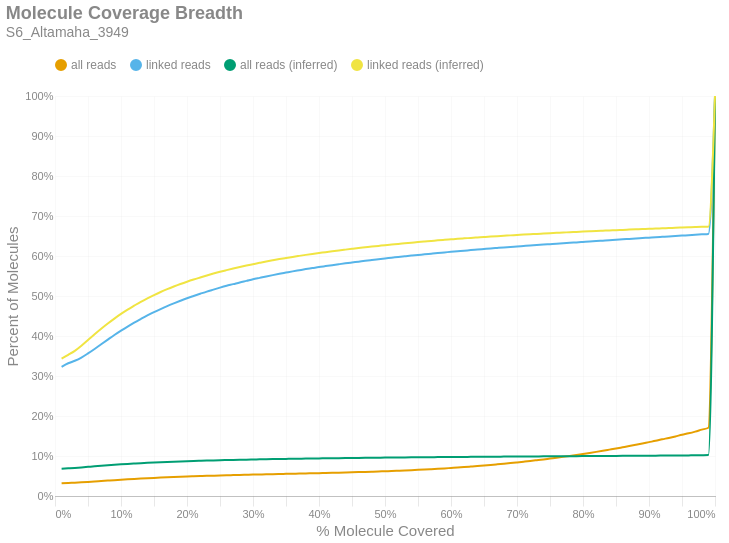

Notebook code cell kept with this figure:
### Markdown cell above
### Molecule Read Coverage
This chart shows molecule coverage breadth as computed by the number of bases aligned to that molecule. In other words, "*how much of each unique long molecule is actually sequenced/aligned?*" Keep in mind there is a distinction between sequences and alignments, since some sequences belonging to a particular molecule may not align well and wouldn't appear in the alignment data. This chart also shows molecule coverage breadth as computed by the *inferred fragment* from which the aligned sequences originate. Unlike read coverage, this calculation takes into account the total insert size, including unsequenced gaps between the forward and reverse reads. Like the previous figures, these are cumulative percents.

### Code cell
if SKIPLR:
    print_html(f"Skipped")
else:
    binned_df = consolidated_hist(valids['coverage_bp'], mask, 0.01, True)
    binned_df_inf = consolidated_hist(valids['coverage_inserts'], mask, 0.01, True)
    binned_df = binned_df.with_columns(pl.lit(binned_df_inf['all reads (cumsum)']).alias('all reads (inferred)'))
    binned_df = binned_df.with_columns(pl.lit(binned_df_inf['linked reads (cumsum)']).alias('linked reads (inferred)'))
    binned_df = binned_df.with_columns(
        (pl.col('bin').cast(pl.Float64) + 0.01).alias('right_edge')
    )

    with SafeRender(binned_df):
        (
            density_plot(binned_df, 'Molecule Coverage Breadth', samplename, 'molcov', ['all reads (inferred)','linked reads (inferred)'])
            .encode(
                #x=alt.X('bin:Q', title="% Molecule Covered").axis(format = '%').scale(padding=0),
                x=alt.X('right_edge:Q', title="% Molecule Covered").axis(format='%').scale(padding=0),
                y=alt.Y('value:Q', title='Percent of Molecules')
                    .axis(format='%')
                    .stack(False)
                    .scale(domainMin=0, padding=0),
                color=alt.Color("key:N").scale(domain = ["all reads", "linked reads", "all reads (inferred)", "linked reads (inferred)"]),
                tooltip = [
                    alt.Tooltip("key:N", title = "Data Type"),
                    alt.Tooltip("range_label:N", title="% Molecule Covered"),
                    alt.Tooltip("value:Q", format = ".2%", title="% Molecules")
                ]
            )
        ).display()

### Figure 1 — Vega-Lite specification as saved in the notebook (floating-point values rounded to 4 significant figures)
{"width": "container", "height": 400, "config": {"title": {"anchor": "start", "dy": -15, "fontSize": 18, "color": "#888888", "subtitleColor": "#888888", "subtitleFontSize": 14}, "arc": {"fill": "#0072B2"}, "axis": {"domainColor": "#888888", "domainWidth": 0.5, "gridWidth": 0.2, "grid": false, "titleFontWeight": 400, "titleFontSize": 15, "labelFontSize": 11, "labelColor": "#888888", "tickColor": "#888888", "tickWidth": 0.2, "titleColor": "#888888"}, "axisBand": {"grid": false}, "axisX": {"grid": true, "tickSize": 10, "domainCap": "round"}, "axisY": {"domain": false, "grid": true, "tickSize": 0, "domainCap": "round"}, "background": "transparent", "header": {"labelFontSize": 15, "labelColor": "#888888", "titleFontSize": 15, "titleFontWeight": 600, "titleColor": "#888888"}, "legend": {"labelFont": "sans-serif", "labelFontSize": 12, "labelColor": "#888888", "symbolSize": 100, "symbolType": "circle", "titleFontSize": 12, "titlePadding": 10, "titleColor": "#888888", "title": null, "orient": "top"}, "range": {"category": ["#E69F00", "#56B4E9", "#009E73", "#F0E442", "#0072B2", "#D55E00", "#CC79A7", "#000000"], "diverging": ["#cfe8f3", "#a2d4ec", "#73bfe2", "#46abdb", "#1696d2", "#12719e"]}, "area": {"fill": "#0072B2", "fillOpacity": 0.7, "line": true, "strokeOpacity": 0.7}, "line": {"color": "#0072B2", "stroke": "#0072B2", "strokeWidth": 2}, "trail": {"color": "#0072B2", "stroke": "#0072B2", "strokeWidth": 0, "size": 1}, "point": {"filled": true, "fillOpacity": 1.0, "size": 95}, "text": {"color": "#888888", "fontSize": 11, "align": "right", "fontWeight": 400, "size": 11}, "bar": {"fill": "#0072B2", "stroke": null}, "view": {"stroke": null, "continuousWidth": 660, "continuousHeight": 400}}, "data": {"name": "data-32244487064d6bef87c73fc7972c183f"}, "mark": {"type": "line", "interpolate": "monotone", "point": {"opacity": 0, "size": 275}}, "encoding": {"color": {"field": "key", "scale": {"domain": ["all reads", "linked reads", "all reads (inferred)", "linked reads (inferred)"]}, "type": "nominal"}, "tooltip": [{"field": "key", "title": "Data Type", "type": "nominal"}, {"field": "range_label", "title": "% Molecule Covered", "type": "nominal"}, {"field": "value", "format": ".2%", "title": "% Molecules", "type": "quantitative"}], "x": {"axis": {"format": "%"}, "field": "right_edge", "scale": {"padding": 0}, "title": "% Molecule Covered", "type": "quantitative"}, "y": {"axis": {"format": "%"}, "field": "value", "scale": {"domainMin": 0, "padding": 0}, "stack": false, "title": "Percent of Molecules", "type": "quantitative"}}, "params": [{"name": "param_c36ac31b6afebe62", "select": {"type": "point", "fields": ["key"]}, "bind": "legend"}], "title": {"text": "Molecule Coverage Breadth", "subtitle": "S6_Altamaha_3949"}, "transform": [{"fold": ["all reads (cumsum)", "linked reads (cumsum)", "all reads (inferred)", "linked reads (inferred)"]}, {"calculate": "replace(datum.key, ' (cumsum)', '')", "as": "key"}, {"filter": {"param": "param_c36ac31b6afebe62"}}], "usermeta": {"embedOptions": {"downloadFileName": "S6_Altamaha_3949.molcov"}}, "$schema": "https://vega.github.io/schema/vega-lite/v6.1.0.json", "datasets": {"data-32244487064d6bef87c73fc7972c183f": [{"bin": "0.0", "interval": "0.0-0.01", "all reads": 0.0317, "linked reads": 0.3229, "all reads (cumsum)": 0.0317, "linked reads (cumsum)": 0.3229, "range_label": "0.0-0.01", "all reads (inferred)": 0.06831, "linked reads (inferred)": 0.3435, "right_edge": 0.01}, {"bin": "0.01", "interval": "0.01-0.02", "all reads": 0.0009112, "linked reads": 0.008913, "all reads (cumsum)": 0.03261, "linked reads (cumsum)": 0.3318, "range_label": "0.01-0.02", "all reads (inferred)": 0.06925, "linked reads (inferred)": 0.3529, "right_edge": 0.02}, {"bin": "0.02", "interval": "0.02-0.03", "all reads": 0.000658, "linked reads": 0.006231, "all reads (cumsum)": 0.03327, "linked reads (cumsum)": 0.338, "range_label": "0.02-0.03", "all reads (inferred)": 0.07024, "linked reads (inferred)": 0.3629, "right_edge": 0.03}, {"bin": "0.03", "interval": "0.03-0.04", "all reads": 0.0008326, "linked reads": 0.008116, "all reads (cumsum)": 0.0341, "linked reads (cumsum)": 0.3462, "range_label": "0.03-0.04", "all reads (inferred)": 0.0715, "linked reads (inferred)": 0.3758, "right_edge": 0.04}, {"bin": "0.04", "interval": "0.04-0.05", "all reads": 0.001026, "linked reads": 0.0103, "all reads (cumsum)": 0.03513, "linked reads (cumsum)": 0.3565, "range_label": "0.04-0.05", "all reads (inferred)": 0.07289, "linked reads (inferred)": 0.39, "right_edge": 0.05}, {"bin": "0.05", "interval": "0.05-0.06", "all reads": 0.001112, "linked reads": 0.01112, "all reads (cumsum)": 0.03624, "linked reads (cumsum)": 0.3676, "range_label": "0.05-0.06", "all reads (inferred)": 0.07428, "linked reads (inferred)": 0.4043, "right_edge": 0.06}, {"bin": "0.06", "interval": "0.06-0.07", "all reads": 0.001157, "linked reads": 0.01177, "all reads (cumsum)": 0.0374, "linked reads (cumsum)": 0.3793, "range_label": "0.06-0.07", "all reads (inferred)": 0.07563, "linked reads (inferred)": 0.4182, "right_edge": 0.07}, {"bin": "0.07", "interval": "0.07-0.08", "all reads": 0.001143, "linked reads": 0.01168, "all reads (cumsum)": 0.03854, "linked reads (cumsum)": 0.391, "range_label": "0.07-0.08", "all reads (inferred)": 0.07689, "linked reads (inferred)": 0.4312, "right_edge": 0.08}, {"bin": "0.08", "interval": "0.08-0.09", "all reads": 0.001133, "linked reads": 0.01152, "all reads (cumsum)": 0.03967, "linked reads (cumsum)": 0.4025, "range_label": "0.08-0.09", "all reads (inferred)": 0.07808, "linked reads (inferred)": 0.4435, "right_edge": 0.09}, {"bin": "0.09", "interval": "0.09-0.1", "all reads": 0.001057, "linked reads": 0.01072, "all reads (cumsum)": 0.04073, "linked reads (cumsum)": 0.4133, "range_label": "0.09-0.1", "all reads (inferred)": 0.07921, "linked reads (inferred)": 0.4552, "right_edge": 0.1}, {"bin": "0.1", "interval": "0.1-0.11", "all reads": 0.001019, "linked reads": 0.01039, "all reads (cumsum)": 0.04175, "linked reads (cumsum)": 0.4237, "range_label": "0.1-0.11", "all reads (inferred)": 0.08024, "linked reads (inferred)": 0.4659, "right_edge": 0.11}, {"bin": "0.11", "interval": "0.11-0.12", "all reads": 0.0009571, "linked reads": 0.009734, "all reads (cumsum)": 0.04271, "linked reads (cumsum)": 0.4334, "range_label": "0.11-0.12", "all reads (inferred)": 0.0812, "linked reads (inferred)": 0.4759, "right_edge": 0.12}, {"bin": "0.12", "interval": "0.12-0.13", "all reads": 0.0008993, "linked reads": 0.009102, "all reads (cumsum)": 0.04361, "linked reads (cumsum)": 0.4425, "range_label": "0.12-0.13", "all reads (inferred)": 0.08214, "linked reads (inferred)": 0.4856, "right_edge": 0.13}, {"bin": "0.13", "interval": "0.13-0.14", "all reads": 0.000863, "linked reads": 0.008844, "all reads (cumsum)": 0.04447, "linked reads (cumsum)": 0.4513, "range_label": "0.13-0.14", "all reads (inferred)": 0.08298, "linked reads (inferred)": 0.4943, "right_edge": 0.14}, {"bin": "0.14", "interval": "0.14-0.15", "all reads": 0.0008157, "linked reads": 0.008322, "all reads (cumsum)": 0.04529, "linked reads (cumsum)": 0.4597, "range_label": "0.14-0.15", "all reads (inferred)": 0.08376, "linked reads (inferred)": 0.5024, "right_edge": 0.15}, {"bin": "0.15", "interval": "0.15-0.16", "all reads": 0.0007628, "linked reads": 0.007742, "all reads (cumsum)": 0.04605, "linked reads (cumsum)": 0.4674, "range_label": "0.15-0.16", "all reads (inferred)": 0.0845, "linked reads (inferred)": 0.51, "right_edge": 0.16}, {"bin": "0.16", "interval": "0.16-0.17", "all reads": 0.0007289, "linked reads": 0.00741, "all reads (cumsum)": 0.04678, "linked reads (cumsum)": 0.4748, "range_label": "0.16-0.17", "all reads (inferred)": 0.08518, "linked reads (inferred)": 0.517, "right_edge": 0.17}, {"bin": "0.17", "interval": "0.17-0.18", "all reads": 0.0006713, "linked reads": 0.006811, "all reads (cumsum)": 0.04745, "linked reads (cumsum)": 0.4816, "range_label": "0.17-0.18", "all reads (inferred)": 0.08582, "linked reads (inferred)": 0.5236, "right_edge": 0.18}, {"bin": "0.18", "interval": "0.18-0.19", "all reads": 0.0006466, "linked reads": 0.006514, "all reads (cumsum)": 0.0481, "linked reads (cumsum)": 0.4881, "range_label": "0.18-0.19", "all reads (inferred)": 0.08643, "linked reads (inferred)": 0.5299, "right_edge": 0.19}, {"bin": "0.19", "interval": "0.19-0.2", "all reads": 0.0006163, "linked reads": 0.006228, "all reads (cumsum)": 0.04871, "linked reads (cumsum)": 0.4944, "range_label": "0.19-0.2", "all reads (inferred)": 0.087, "linked reads (inferred)": 0.5358, "right_edge": 0.2}, {"bin": "0.2", "interval": "0.2-0.21", "all reads": 0.0005626, "linked reads": 0.005646, "all reads (cumsum)": 0.04927, "linked reads (cumsum)": 0.5, "range_label": "0.2-0.21", "all reads (inferred)": 0.08752, "linked reads (inferred)": 0.5412, "right_edge": 0.21}, {"bin": "0.21", "interval": "0.21-0.22", "all reads": 0.0005494, "linked reads": 0.00552, "all reads (cumsum)": 0.04982, "linked reads (cumsum)": 0.5055, "range_label": "0.21-0.22", "all reads (inferred)": 0.08801, "linked reads (inferred)": 0.5463, "right_edge": 0.22}, {"bin": "0.22", "interval": "0.22-0.23", "all reads": 0.0005418, "linked reads": 0.005459, "all reads (cumsum)": 0.05037, "linked reads (cumsum)": 0.511, "range_label": "0.22-0.23", "all reads (inferred)": 0.08849, "linked reads (inferred)": 0.5512, "right_edge": 0.23}, {"bin": "0.23", "interval": "0.23-0.24", "all reads": 0.0004988, "linked reads": 0.004981, "all reads (cumsum)": 0.05086, "linked reads (cumsum)": 0.516, "range_label": "0.23-0.24", "all reads (inferred)": 0.08896, "linked reads (inferred)": 0.5561, "right_edge": 0.24}, {"bin": "0.24", "interval": "0.24-0.25", "all reads": 0.0004928, "linked reads": 0.004921, "all reads (cumsum)": 0.05136, "linked reads (cumsum)": 0.5209, "range_label": "0.24-0.25", "all reads (inferred)": 0.0894, "linked reads (inferred)": 0.5606, "right_edge": 0.25}, {"bin": "0.25", "interval": "0.25-0.26", "all reads": 0.0004666, "linked reads": 0.004607, "all reads (cumsum)": 0.05182, "linked reads (cumsum)": 0.5255, "range_label": "0.25-0.26", "all reads (inferred)": 0.08979, "linked reads (inferred)": 0.5647, "right_edge": 0.26}, {"bin": "0.26", "interval": "0.26-0.27", "all reads": 0.0004225, "linked reads": 0.00414, "all reads (cumsum)": 0.05225, "linked reads (cumsum)": 0.5296, "range_label": "0.26-0.27", "all reads (inferred)": 0.09018, "linked reads (inferred)": 0.5687, "right_edge": 0.27}, {"bin": "0.27", "interval": "0.27-0.28", "all reads": 0.0004358, "linked reads": 0.004308, "all reads (cumsum)": 0.05268, "linked reads (cumsum)": 0.5339, "range_label": "0.27-0.28", "all reads (inferred)": 0.09055, "linked reads (inferred)": 0.5724, "right_edge": 0.28}, {"bin": "0.28", "interval": "0.28-0.29", "all reads": 0.0003987, "linked reads": 0.003822, "all reads (cumsum)": 0.05308, "linked reads (cumsum)": 0.5378, "range_label": "0.28-0.29", "all reads (inferred)": 0.0909, "linked reads (inferred)": 0.576, "right_edge": 0.29}, {"bin": "0.29", "interval": "0.29-0.3", "all reads": 0.0004054, "linked reads": 0.003915, "all reads (cumsum)": 0.05349, "linked reads (cumsum)": 0.5417, "range_label": "0.29-0.3", "all reads (inferred)": 0.09123, "linked reads (inferred)": 0.5795, "right_edge": 0.3}, {"bin": "0.3", "interval": "0.3-0.31", "all reads": 0.0003826, "linked reads": 0.00358, "all reads (cumsum)": 0.05387, "linked reads (cumsum)": 0.5453, "range_label": "0.3-0.31", "all reads (inferred)": 0.09157, "linked reads (inferred)": 0.5829, "right_edge": 0.31}, {"bin": "0.31", "interval": "0.31-0.32", "all reads": 0.0003839, "linked reads": 0.00355, "all reads (cumsum)": 0.05425, "linked reads (cumsum)": 0.5488, "range_label": "0.31-0.32", "all reads (inferred)": 0.09189, "linked reads (inferred)": 0.5863, "right_edge": 0.32}, {"bin": "0.32", "interval": "0.32-0.33", "all reads": 0.0003709, "linked reads": 0.003429, "all reads (cumsum)": 0.05462, "linked reads (cumsum)": 0.5522, "range_label": "0.32-0.33", "all reads (inferred)": 0.09219, "linked reads (inferred)": 0.5893, "right_edge": 0.33}, {"bin": "0.33", "interval": "0.33-0.34", "all reads": 0.0003626, "linked reads": 0.003234, "all reads (cumsum)": 0.05499, "linked reads (cumsum)": 0.5555, "range_label": "0.33-0.34", "all reads (inferred)": 0.09248, "linked reads (inferred)": 0.5922, "right_edge": 0.34}, {"bin": "0.34", "interval": "0.34-0.35", "all reads": 0.00036, "linked reads": 0.003066, "all reads (cumsum)": 0.05535, "linked reads (cumsum)": 0.5585, "range_label": "0.34-0.35", "all reads (inferred)": 0.09275, "linked reads (inferred)": 0.595, "right_edge": 0.35}, {"bin": "0.35", "interval": "0.35-0.36", "all reads": 0.000367, "linked reads": 0.003061, "all reads (cumsum)": 0.05571, "linked reads (cumsum)": 0.5616, "range_label": "0.35-0.36", "all reads (inferred)": 0.09302, "linked reads (inferred)": 0.5978, "right_edge": 0.36}, {"bin": "0.36", "interval": "0.36-0.37", "all reads": 0.0003525, "linked reads": 0.00283, "all reads (cumsum)": 0.05607, "linked reads (cumsum)": 0.5644, "range_label": "0.36-0.37", "all reads (inferred)": 0.09327, "linked reads (inferred)": 0.6003, "right_edge": 0.37}, {"bin": "0.37", "interval": "0.37-0.38", "all reads": 0.0003834, "linked reads": 0.002802, "all reads (cumsum)": 0.05645, "linked reads (cumsum)": 0.5672, "range_label": "0.37-0.38", "all reads (inferred)": 0.09351, "linked reads (inferred)": 0.6028, "right_edge": 0.38}, {"bin": "0.38", "interval": "0.38-0.39", "all reads": 0.0003535, "linked reads": 0.00255, "all reads (cumsum)": 0.0568, "linked reads (cumsum)": 0.5698, "range_label": "0.38-0.39", "all reads (inferred)": 0.09375, "linked reads (inferred)": 0.6052, "right_edge": 0.39}, {"bin": "0.39", "interval": "0.39-0.4", "all reads": 0.0003826, "linked reads": 0.002632, "all reads (cumsum)": 0.05719, "linked reads (cumsum)": 0.5724, "range_label": "0.39-0.4", "all reads (inferred)": 0.09398, "linked reads (inferred)": 0.6074, "right_edge": 0.4}, {"bin": "0.4", "interval": "0.4-0.41", "all reads": 0.0003624, "linked reads": 0.002305, "all reads (cumsum)": 0.05755, "linked reads (cumsum)": 0.5747, "range_label": "0.4-0.41", "all reads (inferred)": 0.09419, "linked reads (inferred)": 0.6096, "right_edge": 0.41}, {"bin": "0.41", "interval": "0.41-0.42", "all reads": 0.0003782, "linked reads": 0.002302, "all reads (cumsum)": 0.05793, "linked reads (cumsum)": 0.577, "range_label": "0.41-0.42", "all reads (inferred)": 0.09441, "linked reads (inferred)": 0.6118, "right_edge": 0.42}, {"bin": "0.42", "interval": "0.42-0.43", "all reads": 0.000416, "linked reads": 0.002349, "all reads (cumsum)": 0.05834, "linked reads (cumsum)": 0.5794, "range_label": "0.42-0.43", "all reads (inferred)": 0.09462, "linked reads (inferred)": 0.6139, "right_edge": 0.43}, {"bin": "0.43", "interval": "0.43-0.44", "all reads": 0.0004288, "linked reads": 0.002291, "all reads (cumsum)": 0.05877, "linked reads (cumsum)": 0.5817, "range_label": "0.43-0.44", "all reads (inferred)": 0.09483, "linked reads (inferred)": 0.6159, "right_edge": 0.44}, {"bin": "0.44", "interval": "0.44-0.45", "all reads": 0.0004492, "linked reads": 0.002137, "all reads (cumsum)": 0.05922, "linked reads (cumsum)": 0.5838, "range_label": "0.44-0.45", "all reads (inferred)": 0.09502, "linked reads (inferred)": 0.6179, "right_edge": 0.45}, {"bin": "0.45", "interval": "0.45-0.46", "all reads": 0.000478, "linked reads": 0.002094, "all reads (cumsum)": 0.0597, "linked reads (cumsum)": 0.5859, "range_label": "0.45-0.46", "all reads (inferred)": 0.09522, "linked reads (inferred)": 0.6199, "right_edge": 0.46}, {"bin": "0.46", "interval": "0.46-0.47", "all reads": 0.0004985, "linked reads": 0.002148, "all reads (cumsum)": 0.0602, "linked reads (cumsum)": 0.588, "range_label": "0.46-0.47", "all reads (inferred)": 0.0954, "linked reads (inferred)": 0.6217, "right_edge": 0.47}, {"bin": "0.47", "interval": "0.47-0.48", "all reads": 0.0005208, "linked reads": 0.001992, "all reads (cumsum)": 0.06072, "linked reads (cumsum)": 0.59, "range_label": "0.47-0.48", "all reads (inferred)": 0.09559, "linked reads (inferred)": 0.6235, "right_edge": 0.48}, {"bin": "0.48", "interval": "0.48-0.49", "all reads": 0.000547, "linked reads": 0.001959, "all reads (cumsum)": 0.06126, "linked reads (cumsum)": 0.592, "range_label": "0.48-0.49", "all reads (inferred)": 0.09576, "linked reads (inferred)": 0.6252, "right_edge": 0.49}, {"bin": "0.49", "interval": "0.49-0.5", "all reads": 0.0006243, "linked reads": 0.001959, "all reads (cumsum)": 0.06189, "linked reads (cumsum)": 0.5939, "range_label": "0.49-0.5", "all reads (inferred)": 0.09595, "linked reads (inferred)": 0.6271, "right_edge": 0.5}, {"bin": "0.5", "interval": "0.5-0.51", "all reads": 0.000573, "linked reads": 0.001714, "all reads (cumsum)": 0.06246, "linked reads (cumsum)": 0.5957, "range_label": "0.5-0.51", "all reads (inferred)": 0.09611, "linked reads (inferred)": 0.6286, "right_edge": 0.51}, {"bin": "0.51", "interval": "0.51-0.52", "all reads": 0.0006638, "linked reads": 0.001915, "all reads (cumsum)": 0.06313, "linked reads (cumsum)": 0.5976, "range_label": "0.51-0.52", "all reads (inferred)": 0.09626, "linked reads (inferred)": 0.6301, "right_edge": 0.52}, {"bin": "0.52", "interval": "0.52-0.53", "all reads": 0.0006757, "linked reads": 0.001701, "all reads (cumsum)": 0.0638, "linked reads (cumsum)": 0.5993, "range_label": "0.52-0.53", "all reads (inferred)": 0.09643, "linked reads (inferred)": 0.6317, "right_edge": 0.53}, {"bin": "0.53", "interval": "0.53-0.54", "all reads": 0.0007364, "linked reads": 0.00169, "all reads (cumsum)": 0.06454, "linked reads (cumsum)": 0.601, "range_label": "0.53-0.54", "all reads (inferred)": 0.09659, "linked reads (inferred)": 0.6332, "right_edge": 0.54}, {"bin": "0.54", "interval": "0.54-0.55", "all reads": 0.0007893, "linked reads": 0.001657, "all reads (cumsum)": 0.06533, "linked reads (cumsum)": 0.6026, "range_label": "0.54-0.55", "all reads (inferred)": 0.09675, "linked reads (inferred)": 0.6348, "right_edge": 0.55}, {"bin": "0.55", "interval": "0.55-0.56", "all reads": 0.0008419, "linked reads": 0.001572, "all reads (cumsum)": 0.06617, "linked reads (cumsum)": 0.6042, "range_label": "0.55-0.56", "all reads (inferred)": 0.09691, "linked reads (inferred)": 0.6362, "right_edge": 0.56}, {"bin": "0.56", "interval": "0.56-0.57", "all reads": 0.0009045, "linked reads": 0.001665, "all reads (cumsum)": 0.06707, "linked reads (cumsum)": 0.6059, "range_label": "0.56-0.57", "all reads (inferred)": 0.09705, "linked reads (inferred)": 0.6376, "right_edge": 0.57}, {"bin": "0.57", "interval": "0.57-0.58", "all reads": 0.0009283, "linked reads": 0.001621, "all reads (cumsum)": 0.068, "linked reads (cumsum)": 0.6075, "range_label": "0.57-0.58", "all reads (inferred)": 0.09721, "linked reads (inferred)": 0.6391, "right_edge": 0.58}, {"bin": "0.58", "interval": "0.58-0.59", "all reads": 0.0009828, "linked reads": 0.001459, "all reads (cumsum)": 0.06898, "linked reads (cumsum)": 0.6089, "range_label": "0.58-0.59", "all reads (inferred)": 0.09735, "linked reads (inferred)": 0.6404, "right_edge": 0.59}, {"bin": "0.59", "interval": "0.59-0.6", "all reads": 0.001082, "linked reads": 0.001547, "all reads (cumsum)": 0.07007, "linked reads (cumsum)": 0.6105, "range_label": "0.59-0.6", "all reads (inferred)": 0.09749, "linked reads (inferred)": 0.6417, "right_edge": 0.6}, {"bin": "0.6", "interval": "0.6-0.61", "all reads": 0.001076, "linked reads": 0.001429, "all reads (cumsum)": 0.07114, "linked reads (cumsum)": 0.6119, "range_label": "0.6-0.61", "all reads (inferred)": 0.09762, "linked reads (inferred)": 0.6429, "right_edge": 0.61}, {"bin": "0.61", "interval": "0.61-0.62", "all reads": 0.001186, "linked reads": 0.00136, "all reads (cumsum)": 0.07233, "linked reads (cumsum)": 0.6133, "range_label": "0.61-0.62", "all reads (inferred)": 0.09774, "linked reads (inferred)": 0.6441, "right_edge": 0.62}, {"bin": "0.62", "interval": "0.62-0.63", "all reads": 0.001243, "linked reads": 0.00155, "all reads (cumsum)": 0.07357, "linked reads (cumsum)": 0.6148, "range_label": "0.62-0.63", "all reads (inferred)": 0.09786, "linked reads (inferred)": 0.6452, "right_edge": 0.63}, {"bin": "0.63", "interval": "0.63-0.64", "all reads": 0.001262, "linked reads": 0.001297, "all reads (cumsum)": 0.07483, "linked reads (cumsum)": 0.6161, "range_label": "0.63-0.64", "all reads (inferred)": 0.09799, "linked reads (inferred)": 0.6463, "right_edge": 0.64}, {"bin": "0.64", "interval": "0.64-0.65", "all reads": 0.001337, "linked reads": 0.001385, "all reads (cumsum)": 0.07617, "linked reads (cumsum)": 0.6175, "range_label": "0.64-0.65", "all reads (inferred)": 0.09811, "linked reads (inferred)": 0.6475, "right_edge": 0.65}, {"bin": "0.65", "interval": "0.65-0.66", "all reads": 0.001412, "linked reads": 0.001379, "all reads (cumsum)": 0.07758, "linked reads (cumsum)": 0.6189, "range_label": "0.65-0.66", "all reads (inferred)": 0.09824, "linked reads (inferred)": 0.6486, "right_edge": 0.66}, {"bin": "0.66", "interval": "0.66-0.67", "all reads": 0.001505, "linked reads": 0.001256, "all reads (cumsum)": 0.07909, "linked reads (cumsum)": 0.6201, "range_label": "0.66-0.67", "all reads (inferred)": 0.09835, "linked reads (inferred)": 0.6496, "right_edge": 0.67}, {"bin": "0.67", "interval": "0.67-0.68", "all reads": 0.00154, "linked reads": 0.001242, "all reads (cumsum)": 0.08063, "linked reads (cumsum)": 0.6214, "range_label": "0.67-0.68", "all reads (inferred)": 0.09846, "linked reads (inferred)": 0.6506, "right_edge": 0.68}, {"bin": "0.68", "interval": "0.68-0.69", "all reads": 0.001599, "linked reads": 0.001203, "all reads (cumsum)": 0.08223, "linked reads (cumsum)": 0.6226, "range_label": "0.68-0.69", "all reads (inferred)": 0.09857, "linked reads (inferred)": 0.6516, "right_edge": 0.69}, {"bin": "0.69", "interval": "0.69-0.7", "all reads": 0.001725, "linked reads": 0.001173, "all reads (cumsum)": 0.08395, "linked reads (cumsum)": 0.6238, "range_label": "0.69-0.7", "all reads (inferred)": 0.09869, "linked reads (inferred)": 0.6525, "right_edge": 0.7}, {"bin": "0.7", "interval": "0.7-0.71", "all reads": 0.001778, "linked reads": 0.00119, "all reads (cumsum)": 0.08573, "linked reads (cumsum)": 0.625, "range_label": "0.7-0.71", "all reads (inferred)": 0.0988, "linked reads (inferred)": 0.6535, "right_edge": 0.71}, {"bin": "0.71", "interval": "0.71-0.72", "all reads": 0.001811, "linked reads": 0.001184, "all reads (cumsum)": 0.08754, "linked reads (cumsum)": 0.6261, "range_label": "0.71-0.72", "all reads (inferred)": 0.09891, "linked reads (inferred)": 0.6544, "right_edge": 0.72}, {"bin": "0.72", "interval": "0.72-0.73", "all reads": 0.001928, "linked reads": 0.001129, "all reads (cumsum)": 0.08947, "linked reads (cumsum)": 0.6273, "range_label": "0.72-0.73", "all reads (inferred)": 0.099, "linked reads (inferred)": 0.6551, "right_edge": 0.73}, {"bin": "0.73", "interval": "0.73-0.74", "all reads": 0.001969, "linked reads": 0.001203, "all reads (cumsum)": 0.09144, "linked reads (cumsum)": 0.6285, "range_label": "0.73-0.74", "all reads (inferred)": 0.09912, "linked reads (inferred)": 0.6561, "right_edge": 0.74}, {"bin": "0.74", "interval": "0.74-0.75", "all reads": 0.002141, "linked reads": 0.001129, "all reads (cumsum)": 0.09358, "linked reads (cumsum)": 0.6296, "range_label": "0.74-0.75", "all reads (inferred)": 0.09923, "linked reads (inferred)": 0.657, "right_edge": 0.75}, {"bin": "0.75", "interval": "0.75-0.76", "all reads": 0.002096, "linked reads": 0.00114, "all reads (cumsum)": 0.09568, "linked reads (cumsum)": 0.6307, "range_label": "0.75-0.76", "all reads (inferred)": 0.09933, "linked reads (inferred)": 0.6578, "right_edge": 0.76}, {"bin": "0.76", "interval": "0.76-0.77", "all reads": 0.002249, "linked reads": 0.001039, "all reads (cumsum)": 0.09792, "linked reads (cumsum)": 0.6318, "range_label": "0.76-0.77", "all reads (inferred)": 0.09944, "linked reads (inferred)": 0.6587, "right_edge": 0.77}, {"bin": "0.77", "interval": "0.77-0.78", "all reads": 0.00232, "linked reads": 0.001154, "all reads (cumsum)": 0.1002, "linked reads (cumsum)": 0.6329, "range_label": "0.77-0.78", "all reads (inferred)": 0.09955, "linked reads (inferred)": 0.6595, "right_edge": 0.78}, {"bin": "0.78", "interval": "0.78-0.79", "all reads": 0.002372, "linked reads": 0.001063, "all reads (cumsum)": 0.1026, "linked reads (cumsum)": 0.634, "range_label": "0.78-0.79", "all reads (inferred)": 0.09965, "linked reads (inferred)": 0.6603, "right_edge": 0.79}, {"bin": "0.79", "interval": "0.79-0.8", "all reads": 0.002619, "linked reads": 0.001093, "all reads (cumsum)": 0.1052, "linked reads (cumsum)": 0.6351, "range_label": "0.79-0.8", "all reads (inferred)": 0.09975, "linked reads (inferred)": 0.6611, "right_edge": 0.8}, {"bin": "0.8", "interval": "0.8-0.81", "all reads": 0.002437, "linked reads": 0.001096, "all reads (cumsum)": 0.1077, "linked reads (cumsum)": 0.6362, "range_label": "0.8-0.81", "all reads (inferred)": 0.09985, "linked reads (inferred)": 0.6619, "right_edge": 0.81}, {"bin": "0.81", "interval": "0.81-0.82", "all reads": 0.002633, "linked reads": 0.001154, "all reads (cumsum)": 0.1103, "linked reads (cumsum)": 0.6373, "range_label": "0.81-0.82", "all reads (inferred)": 0.09995, "linked reads (inferred)": 0.6626, "right_edge": 0.82}, {"bin": "0.82", "interval": "0.82-0.83", "all reads": 0.002765, "linked reads": 0.001096, "all reads (cumsum)": 0.1131, "linked reads (cumsum)": 0.6384, "range_label": "0.82-0.83", "all reads (inferred)": 0.1, "linked reads (inferred)": 0.6633, "right_edge": 0.83}, {"bin": "0.83", "interval": "0.83-0.84", "all reads": 0.002852, "linked reads": 0.001107, "all reads (cumsum)": 0.1159, "linked reads (cumsum)": 0.6395, "range_label": "0.83-0.84", "all reads (inferred)": 0.1001, "linked reads (inferred)": 0.6639, "right_edge": 0.84}, {"bin": "0.84", "interval": "0.84-0.85", "all reads": 0.002865, "linked reads": 0.0009643, "all reads (cumsum)": 0.1188, "linked reads (cumsum)": 0.6405, "range_label": "0.84-0.85", "all reads (inferred)": 0.1002, "linked reads (inferred)": 0.6647, "right_edge": 0.85}, {"bin": "0.85", "interval": "0.85-0.86", "all reads": 0.003015, "linked reads": 0.001143, "all reads (cumsum)": 0.1218, "linked reads (cumsum)": 0.6416, "range_label": "0.85-0.86", "all reads (inferred)": 0.1003, "linked reads (inferred)": 0.6653, "right_edge": 0.86}, {"bin": "0.86", "interval": "0.86-0.87", "all reads": 0.003029, "linked reads": 0.001014, "all reads (cumsum)": 0.1248, "linked reads (cumsum)": 0.6427, "range_label": "0.86-0.87", "all reads (inferred)": 0.1004, "linked reads (inferred)": 0.666, "right_edge": 0.87}, {"bin": "0.87", "interval": "0.87-0.88", "all reads": 0.003149, "linked reads": 0.001052, "all reads (cumsum)": 0.128, "linked reads (cumsum)": 0.6437, "range_label": "0.87-0.88", "all reads (inferred)": 0.1005, "linked reads (inferred)": 0.6667, "right_edge": 0.88}, {"bin": "0.88", "interval": "0.88-0.89", "all reads": 0.003241, "linked reads": 0.001113, "all reads (cumsum)": 0.1312, "linked reads (cumsum)": 0.6448, "range_label": "0.88-0.89", "all reads (inferred)": 0.1006, "linked reads (inferred)": 0.6673, "right_edge": 0.89}, {"bin": "0.89", "interval": "0.89-0.9", "all reads": 0.003433, "linked reads": 0.001082, "all reads (cumsum)": 0.1347, "linked reads (cumsum)": 0.6459, "range_label": "0.89-0.9", "all reads (inferred)": 0.1008, "linked reads (inferred)": 0.668, "right_edge": 0.9}, {"bin": "0.9", "interval": "0.9-0.91", "all reads": 0.003316, "linked reads": 0.001102, "all reads (cumsum)": 0.138, "linked reads (cumsum)": 0.647, "range_label": "0.9-0.91", "all reads (inferred)": 0.1009, "linked reads (inferred)": 0.6686, "right_edge": 0.91}, {"bin": "0.91", "interval": "0.91-0.92", "all reads": 0.003762, "linked reads": 0.0009891, "all reads (cumsum)": 0.1417, "linked reads (cumsum)": 0.648, "range_label": "0.91-0.92", "all reads (inferred)": 0.101, "linked reads (inferred)": 0.6693, "right_edge": 0.92}, {"bin": "0.92", "interval": "0.92-0.93", "all reads": 0.0034, "linked reads": 0.0009836, "all reads (cumsum)": 0.1451, "linked reads (cumsum)": 0.649, "range_label": "0.92-0.93", "all reads (inferred)": 0.1011, "linked reads (inferred)": 0.6699, "right_edge": 0.93}, {"bin": "0.93", "interval": "0.93-0.94", "all reads": 0.003794, "linked reads": 0.001085, "all reads (cumsum)": 0.1489, "linked reads (cumsum)": 0.6501, "range_label": "0.93-0.94", "all reads (inferred)": 0.1012, "linked reads (inferred)": 0.6706, "right_edge": 0.94}, {"bin": "0.94", "interval": "0.94-0.95", "all reads": 0.004195, "linked reads": 0.0009643, "all reads (cumsum)": 0.1531, "linked reads (cumsum)": 0.651, "range_label": "0.94-0.95", "all reads (inferred)": 0.1014, "linked reads (inferred)": 0.6712, "right_edge": 0.95}, {"bin": "0.95", "interval": "0.95-0.96", "all reads": 0.003612, "linked reads": 0.001052, "all reads (cumsum)": 0.1567, "linked reads (cumsum)": 0.6521, "range_label": "0.95-0.96", "all reads (inferred)": 0.1016, "linked reads (inferred)": 0.6718, "right_edge": 0.96}, {"bin": "0.96", "interval": "0.96-0.97", "all reads": 0.004279, "linked reads": 0.0009698, "all reads (cumsum)": 0.161, "linked reads (cumsum)": 0.6531, "range_label": "0.96-0.97", "all reads (inferred)": 0.1017, "linked reads (inferred)": 0.6725, "right_edge": 0.97}, {"bin": "0.97", "interval": "0.97-0.98", "all reads": 0.004937, "linked reads": 0.001036, "all reads (cumsum)": 0.1659, "linked reads (cumsum)": 0.6541, "range_label": "0.97-0.98", "all reads (inferred)": 0.102, "linked reads (inferred)": 0.673, "right_edge": 0.98}, {"bin": "0.98", "interval": "0.98-0.99", "all reads": 0.004672, "linked reads": 0.001113, "all reads (cumsum)": 0.1706, "linked reads (cumsum)": 0.6552, "range_label": "0.98-0.99", "all reads (inferred)": 0.1024, "linked reads (inferred)": 0.6734, "right_edge": 0.99}, {"bin": "0.99", "interval": "0.99-1.0", "all reads": 0.8294, "linked reads": 0.3448, "all reads (cumsum)": 1.0, "linked reads (cumsum)": 1.0, "range_label": "0.99-1.0", "all reads (inferred)": 1.0, "linked reads (inferred)": 1.0, "right_edge": 1.0}]}}
